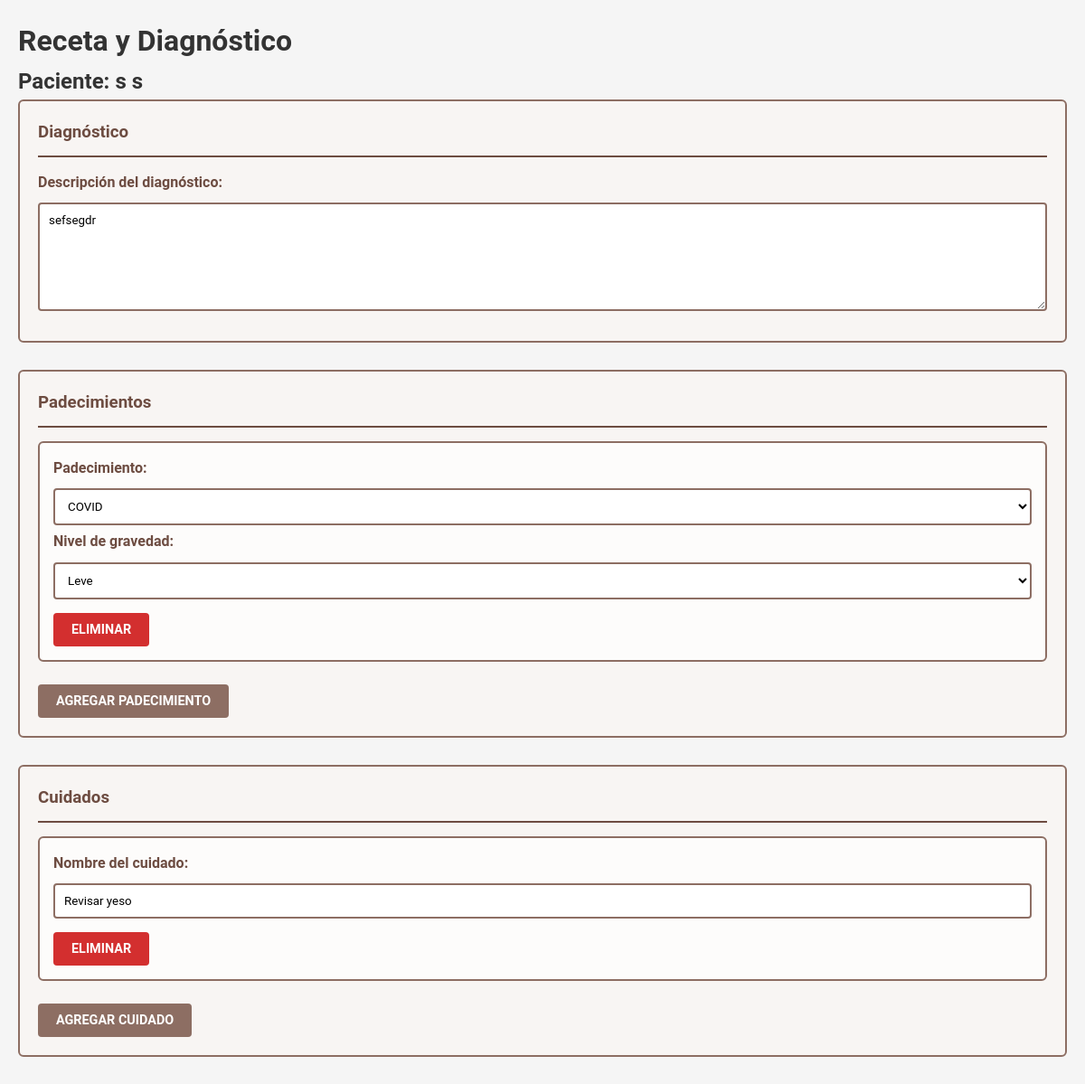
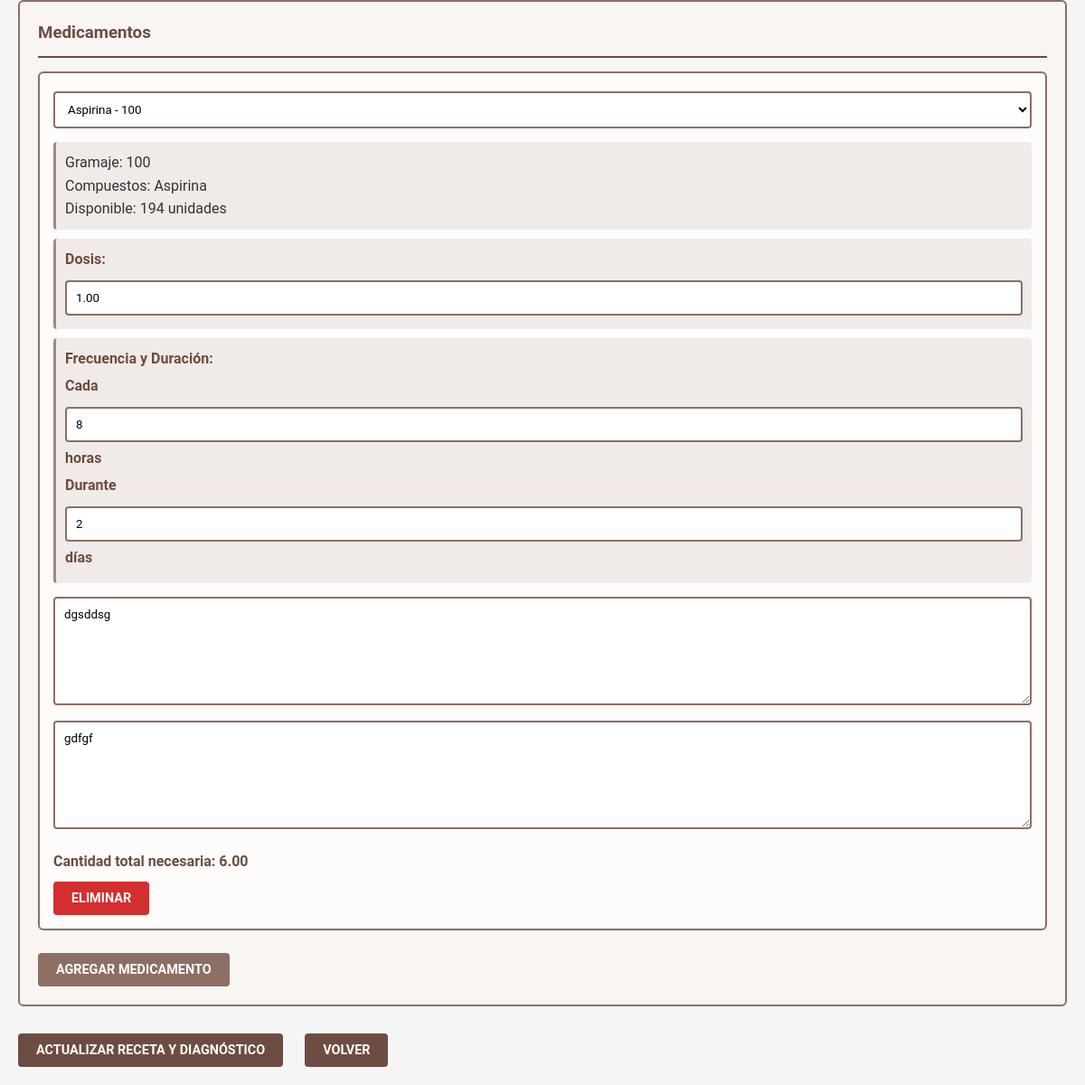
Page /doctor/receta-paciente/48/ (signed in) on the committed database (2 pictures, top to bottom).
### usuarioJefa/models.py (models this page shows, shortened)
class Paciente(models.Model):
    SEXO_CHOICES = [
        ('M', 'Masculino'),
        ('F', 'Femenino'),
    ]
    ESTADO_CHOICES = [
        ('ACTIVO', 'Activo'),
        ('INACTIVO', 'Inactivo'),
    ]
    nombres = models.CharField(max_length=100)
    apellidos = models.CharField(max_length=100)
    fecha_nacimiento = models.DateField()
    sexo = models.CharField(max_length=1, choices=SEXO_CHOICES)
    num_seguridad_social = models.CharField(max_length=20, unique=True)
    fecha_ingreso = models.DateTimeField(default=timezone.now)
    estado = models.CharField(max_length=10, choices=ESTADO_CHOICES, default='ACTIVO')
    area = models.ForeignKey('login.AreaEspecialidad', on_delete=models.PROTECT)  # Referenciamos a login.AreaEspecialidad
    doctor_actual = models.ForeignKey(
        Usuarios,
        on_delete=models.SET_NULL,
        null=True,
        related_name='pacientes_doctor',
        limit_choices_to={'tipoUsuario': 'DR'}
    )
    enfermero_actual = models.ForeignKey(
        Usuarios,
        on_delete=models.SET_NULL,
        null=True,
        related_name='pacientes_enfermero',
        limit_choices_to={'tipoUsuario': 'EN'}
    )
    hospital_origen = models.CharField(max_length=200, blank=True, null=True)
    esta_activo = models.BooleanField(default=True)
    fecha_alta = models.DateTimeField(null=True, blank=True)
    numero_ingresos = models.PositiveIntegerField(default=1)

class Medicamento(models.Model):
    nombre = models.CharField(max_length=200)
    gramaje = models.CharField(max_length=50)
    compuestos = models.ManyToManyField(Compuesto)
    cantidad_disponible = models.IntegerField(default=0)
    fecha_actualizacion = models.DateTimeField(auto_now=True)
    class Meta:
        verbose_name = 'Medicamento'
        verbose_name_plural = 'Medicamentos'

class Compuesto(models.Model):
    nombre = models.CharField(max_length=200)
    descripcion = models.TextField(blank=True)
    def __str__(self):
        return self.nombre
    class Meta:
        verbose_name = 'Compuesto'
        verbose_name_plural = 'Compuestos'

### usuarioDoctor/models.py (models this page shows, shortened)
class Diagnostico(models.Model):
    NIVELES_GRAVEDAD = [
        (1, 'Leve'),
        (2, 'Moderado'),
        (3, 'Grave')
    ]
    paciente = models.ForeignKey('usuarioJefa.Paciente', on_delete=models.CASCADE, related_name='diagnosticos')
    doctor = models.ForeignKey(
        Usuarios,
        on_delete=models.PROTECT,
        limit_choices_to={'tipoUsuario': 'DR'}
    )
    descripcion = models.TextField()
    cuidados_especificos = models.TextField()
    fecha_creacion = models.DateTimeField(auto_now_add=True)
    fecha_modificacion = models.DateTimeField(auto_now=True)
    aprobado_por_jefa = models.BooleanField(default=False)
    activo = models.BooleanField(default=True)
    numero_ingreso = models.PositiveIntegerField(default=1)
    class Meta:
        ordering = ['-fecha_creacion']

class RecetaPadecimiento(models.Model):
    receta = models.ForeignKey(Receta, on_delete=models.CASCADE, related_name='padecimientos')
    padecimiento = models.ForeignKey(Padecimiento, on_delete=models.PROTECT)
    nivel_gravedad = models.IntegerField(choices=Diagnostico.NIVELES_GRAVEDAD)

class Padecimiento(models.Model):
    nombre = models.CharField(max_length=200)
    descripcion = models.TextField(null=True, blank=True)
    areas = models.ManyToManyField(
        'login.AreaEspecialidad',
        blank=True,
        related_name='padecimientos_relacionados',
        help_text="Áreas hospitalarias donde se maneja este padecimiento"
    )
    fortalezas = models.ManyToManyField(
        'login.Fortaleza',
        blank=True,
        related_name='padecimientos_asociados',
        help_text="Fortalezas de enfermería necesarias para atender este padecimiento"
    )
    activo = models.BooleanField(default=True)
    class Meta:
        ordering = ['nombre']
        verbose_name = 'Padecimiento'
        verbose_name_plural = 'Padecimientos'

class RecetaCuidado(models.Model):
    receta = models.ForeignKey(Receta, on_delete=models.CASCADE, related_name='cuidados')
    cuidado = models.ForeignKey(Cuidado, on_delete=models.PROTECT)
    completado = models.BooleanField(default=False)
    fecha_completado = models.DateTimeField(null=True, blank=True)
    completado_por = models.ForeignKey(
        'login.Usuarios',
        null=True,
        blank=True,
        on_delete=models.SET_NULL,
        limit_choices_to={'tipoUsuario': 'EN'}
    )

class Cuidado(models.Model):
    nombre = models.CharField(max_length=200)
    class Meta:
        verbose_name = 'Cuidado'
        verbose_name_plural = 'Cuidados'

class DetalleReceta(models.Model):
    UNIDADES_MEDIDA = [
        ('TAB', 'Tabletas'),
        ('ML', 'Mililitros'),
        ('MG', 'Miligramos'),
        ('CAP', 'Cápsulas'),
        ('GOT', 'Gotas'),
        ('AMP', 'Ampolletas'),
    ]
    receta = models.ForeignKey(Receta, on_delete=models.CASCADE, related_name='detalles')
    medicamento = models.ForeignKey('usuarioJefa.Medicamento', on_delete=models.PROTECT)
    cantidad_por_toma = models.DecimalField(max_digits=5, decimal_places=2)
    unidad_medida = models.CharField(max_length=3, choices=UNIDADES_MEDIDA)
    frecuencia_horas = models.PositiveIntegerField(help_text="Cada cuántas horas")
    dias_tratamiento = models.PositiveIntegerField()
    instrucciones = models.TextField()
    descripcion_opcional = models.TextField(blank=True)
    hay_existencia = models.BooleanField(default=True)
    def calcular_cantidad_total(self):
        tomas_por_dia = Decimal('24') / Decimal(str(self.frecuencia_horas))
        return self.cantidad_por_toma * tomas_por_dia * Decimal(str(self.dias_tratamiento))

### usuarioDoctor/views.py (the view, shortened to what this page needs)
@login_required
def receta_paciente(request, paciente_id):
    paciente = get_object_or_404(Paciente, id=paciente_id)
    receta_actual = Receta.objects.filter(
        paciente=paciente,
        activa=True
    ).select_related('diagnostico').first()
    context = {
        'paciente': paciente,
        'medicamentos': Medicamento.objects.filter(cantidad_disponible__gt=0),
        'niveles_gravedad': Diagnostico.NIVELES_GRAVEDAD,
        'receta_actual': receta_actual,
        'padecimientos_disponibles': Padecimiento.objects.filter(activo=True)  # Añadido
    }
    if receta_actual:
        context.update({
            'padecimientos': RecetaPadecimiento.objects.filter(receta=receta_actual).select_related('padecimiento'),
            'cuidados': RecetaCuidado.objects.filter(receta=receta_actual).select_related('cuidado'),
            'detalles_medicamentos': DetalleReceta.objects.filter(receta=receta_actual).select_related('medicamento'),
            'diagnostico': receta_actual.diagnostico,
        })
    return render(request, 'usuarioDoctor/receta_paciente.html', context)

### usuarioDoctor/templates/usuarioDoctor/Receta_paciente.html (shortened to what this page needs)
<!DOCTYPE html>
<html lang="es">
<head>
</head>
<body>
    <h1>Receta y Diagnóstico</h1>
    <h2>Paciente: {{ paciente.nombres }} {{ paciente.apellidos }}</h2>
    <form method="POST" id="recetaForm">
        <div class="seccion-diagnostico">
            <h3>Diagnóstico</h3>
            <div>
                <label for="descripcion">Descripción del diagnóstico:</label><br>
                <textarea name="descripcion_diagnostico" id="descripcion" rows="4" required>{% if diagnostico %}{{ diagnostico.descripcion }}{% endif %}</textarea>
            </div>
        </div>
<div class="seccion-padecimientos">
    <h3>Padecimientos</h3>
    <div id="padecimientos-container">
        {% if padecimientos %}
            {% for padecimiento in padecimientos %}
                <div class="padecimiento-row">
                    <div>
                        <label>Padecimiento:</label>
                        <select name="padecimientos[]" required>
                            {% for pad in padecimientos_disponibles %}
                                <option value="{{ pad.id }}" {% if pad.id == padecimiento.padecimiento.id %}selected{% endif %}>
                                    {{ pad.nombre }}
                                </option>
                            {% endfor %}
                        </select>
                    </div>
                    <div>
                        <label>Nivel de gravedad:</label>
                        <select name="niveles_gravedad[]" required>
                            {% for nivel in niveles_gravedad %}
                                <option value="{{ nivel.0 }}" {% if nivel.0 == padecimiento.nivel_gravedad %}selected{% endif %}>
                                    {{ nivel.1 }}
                                </option>
                            {% endfor %}
                        </select>
                    </div>
                    <button type="button" onclick="eliminarPadecimiento(this)">Eliminar</button>
                </div>
            {% endfor %}
        {% endif %}
    </div>
    <button type="button" onclick="agregarPadecimiento()">Agregar Padecimiento</button>
</div>
        <div class="seccion-cuidados">
            <h3>Cuidados</h3>
            <div id="cuidados-container">
                {% if cuidados %}
                    {% for cuidado in cuidados %}
                        <div class="cuidado-row">
                            <div>
                                <label>Nombre del cuidado:</label>
                                <input type="text" name="cuidados[]" required value="{{ cuidado.cuidado.nombre }}">
                            </div>
                            <button type="button" onclick="eliminarCuidado(this)">Eliminar</button>
                        </div>
                    {% endfor %}
                {% endif %}
            </div>
            <button type="button" onclick="agregarCuidado()">Agregar Cuidado</button>
        </div>
        <div class="seccion-medicamentos">
            <h3>Medicamentos</h3>
            <div id="medicamentos-container">
                {% if detalles_medicamentos %}
                    {% for detalle in detalles_medicamentos %}
                        <div class="medicamento-row">
                            <select name="medicamentos[]" required onchange="actualizarInfoMedicamento(this)">
                                {% for medicamento in medicamentos %}
                                    <option value="{{ medicamento.id }}" {% if medicamento.id == detalle.medicamento.id %}selected{% endif %}>
                                        {{ medicamento.nombre }} - {{ medicamento.gramaje }}
                                    </option>
                                {% endfor %}
                            </select>
                            <div class="info-medicamento">
                                <p>Gramaje: {{ detalle.medicamento.gramaje }}</p>
                                <p>Compuestos: {{ detalle.medicamento.compuestos.all|join:", " }}</p>
                                <p>Disponible: {{ detalle.medicamento.cantidad_disponible }} unidades</p>
                            </div>
                            <div class="dosis-container">
                                <label>Dosis:</label>
                                <input type="number" name="cantidad_por_toma[]" step="0.01" min="0.01" required
                                       value="{{ detalle.cantidad_por_toma }}" placeholder="Cantidad">
                            </div>
                            <div class="horario-container">
                                <label>Frecuencia y Duración:</label>
                                <div>
                                    <label>Cada</label>
                                    <input type="number" name="frecuencia_horas[]" min="1" max="24" required
                                           value="{{ detalle.frecuencia_horas }}" placeholder="horas">
                                    <label>horas</label>
                                </div>
                                <div>
                                    <label>Durante</label>
                                    <input type="number" name="dias_tratamiento[]" min="1" required
                                           value="{{ detalle.dias_tratamiento }}" placeholder="días">
                                    <label>días</label>
                                </div>
                            </div>
                            <textarea name="instrucciones[]" placeholder="Instrucciones de uso" required>{{ detalle.instrucciones }}</textarea>
                            <textarea name="descripciones[]" placeholder="Descripción adicional (opcional)">{{ detalle.descripcion_opcional }}</textarea>
                            <div class="cantidad-total">
                                Cantidad total necesaria: {{ detalle.calcular_cantidad_total }}
                            </div>
                            <button type="button" onclick="eliminarMedicamento(this)">Eliminar</button>
                        </div>
                    {% endfor %}
                {% endif %}
            </div>
            <button type="button" onclick="agregarMedicamento()">Agregar Medicamento</button>
        </div>
        <div style="margin-top: 20px;">
            {% if receta_actual %}
                <button type="submit">Actualizar Receta y Diagnóstico</button>
            {% else %}
                <button type="submit">Crear Receta y Diagnóstico</button>
            {% endif %}
            <a href="{% url 'doctor:pacientes_doctor' %}" style="margin-left: 10px;">
                <button type="button">Volver</button>
            </a>
        </div>
    </form>
</body>
</html>

### usuarioDoctor/templates/usuarioDoctor/Receta_paciente.html (style rules this page uses)
:root { --primary-color: #6D4C41; --secondary-color: #8D6E63; --accent-color: #A1887F; --background-color: #F5F5F5; --text-color: #333333; --white: #FFFFFF; --border-color: #7E7E7E; }
* { margin: 0; padding: 0; box-sizing: border-box; font-family: 'Roboto', 'Arial', sans-serif; }
body { background-color: var(--background-color); color: var(--text-color); line-height: 1.6; padding: 20px; }
.seccion-diagnostico, .seccion-padecimientos, .seccion-cuidados, .seccion-medicamentos { margin-bottom: 30px; padding: 20px; border: 2px solid var(--secondary-color); border-radius: 6px; background-color: #F8F5F3; }
.seccion-diagnostico h3, .seccion-padecimientos h3, .seccion-cuidados h3, .seccion-medicamentos h3 { color: var(--primary-color); border-bottom: 2px solid var(--primary-color); padding-bottom: 10px; margin-bottom: 15px; }
label { display: inline-block; margin-bottom: 5px; font-weight: 600; color: var(--primary-color); }
input, select, textarea { width: 100%; padding: 10px; border: 2px solid var(--secondary-color); border-radius: 4px; margin: 5px 0; transition: border-color 0.3s ease; background-color: var(--white); }
textarea { resize: vertical; min-height: 120px; }
.padecimiento-row, .medicamento-row, .cuidado-row { margin: 15px 0; padding: 15px; border: 2px solid var(--secondary-color); border-radius: 6px; background-color: rgba(255, 255, 255, 0.7); }
.dosis-container, .horario-container { margin: 10px 0; padding: 10px; background-color: #F0EBE8; border-radius: 4px; border-left: 3px solid var(--accent-color); }
.cantidad-total { margin-top: 10px; font-weight: bold; color: var(--primary-color); }
.btn, button[type="button"], button[type="submit"] { display: inline-block; background-color: var(--primary-color); color: var(--white); border: none; padding: 10px 20px; border-radius: 4px; cursor: pointer; font-size: 0.9rem; font-weight: 600; transition: background-color 0.3s ease; margin-right: 10px; text-decoration: none; text-transform: uppercase; }
.padecimiento-row button, .medicamento-row button, .cuidado-row button { background-color: #D32F2F; margin-top: 10px; }
.seccion-padecimientos > button[type="button"], .seccion-cuidados > button[type="button"], .seccion-medicamentos > button[type="button"] { background-color: var(--secondary-color); margin-top: 10px; }
.info-medicamento { margin: 10px 0; padding: 10px; background-color: #F0EBE8; border-radius: 4px; border-left: 3px solid var(--accent-color); }

### rows in the picture
Paciente: nombres "s", apellidos "s"
Diagnostico: descripcion_diagnostico "sefsegdr"
RecetaPadecimiento: padecimiento.nombre "COVID", nivel_gravedad "Leve"
RecetaCuidado: cuidado.nombre "Revisar yeso"
DetalleReceta: medicamento.nombre "Aspirina - 100", medicamento.gramaje "100", medicamento.compuestos.all "Aspirina", medicamento.cantidad_disponible "194", cantidad_por_toma "1.00", frecuencia_horas "8", dias_tratamiento "2", instrucciones "dgsddsg", descripcion_opcional "gdfgf", calcular_cantidad_total "6.00"
